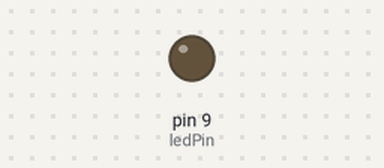
A sketch run on a simulated Arduino Uno, built with avr-gcc and run on an emulated ATmega328P. On the bench: output pins drawn as LEDs (lit = HIGH). What the sketch prints to the serial monitor is not drawn.

Above: at 0.05 s.
At 1.9 s:
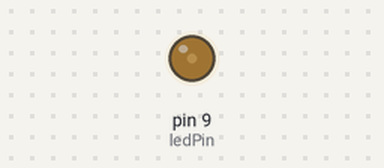
At 2.25 s:
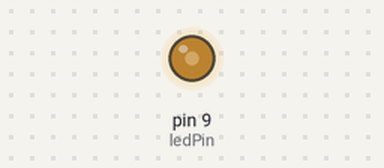
At 2.65 s:
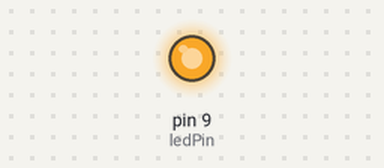
Timing chart, 0 to 6.2 s (numbered marks = the images above):
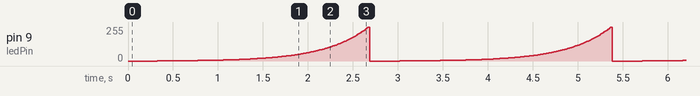

The sketch:

LEDcurve_corrected.ino
```cpp
int ledPin = 9;
int brightness;
int brightness_corrected;
int steps = 255;
float A;

void setup() {
  pinMode(ledPin,OUTPUT);
  Serial.begin(9600);
  A = (steps*log10(2))/(log10(255));
}

void loop() {
  if(brightness>255){
    brightness =0;
  }else{
    brightness +=1;
  }
  brightness_corrected = pow (2, ((brightness)/ A)) - 1;
  Serial.println(brightness_corrected);
  analogWrite(ledPin,brightness_corrected);
  delay(10);
}
```

Measured:
- by itself, pin 9 (ledPin): ramps from 0/255 to 255/255 and jumps back, once every 2.7 s
